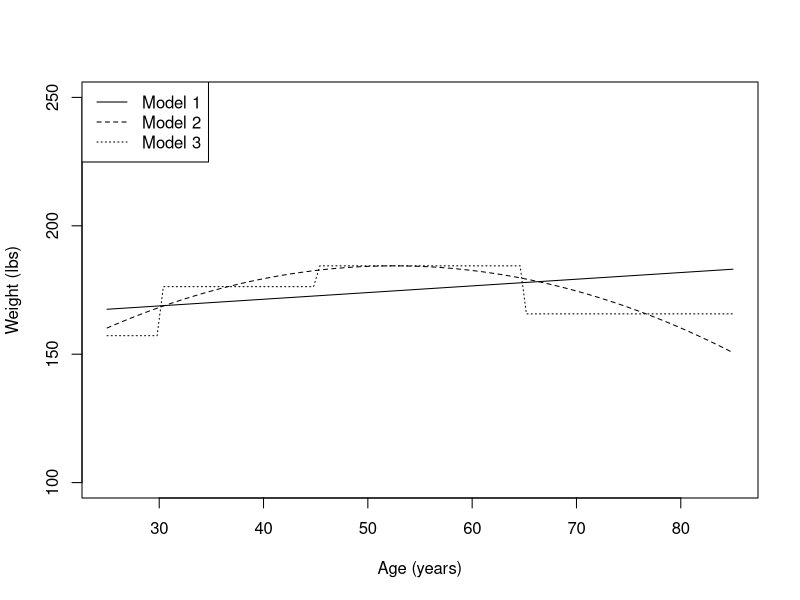

Here is the R script that generated this plot:
## ---- chunk 1
plot(c(25,85),c(100,250),type="n",
     xlab="Age (years)",ylab="Weight (lbs)")
curve(161+2.6*(x/10),add=TRUE,lty=1)
curve(96.2+33.6*(x/10)-3.2*(x/10)^2,add=TRUE,lty=2)
curve(157.2 + 19.1*(x>=30 & x<45) + 27.2*(x>=45 & x<65) +
        8.5*(x>=65),add=TRUE,lty=3)
legend("topleft",legend=paste("Model",1:3),lty=1:3)

